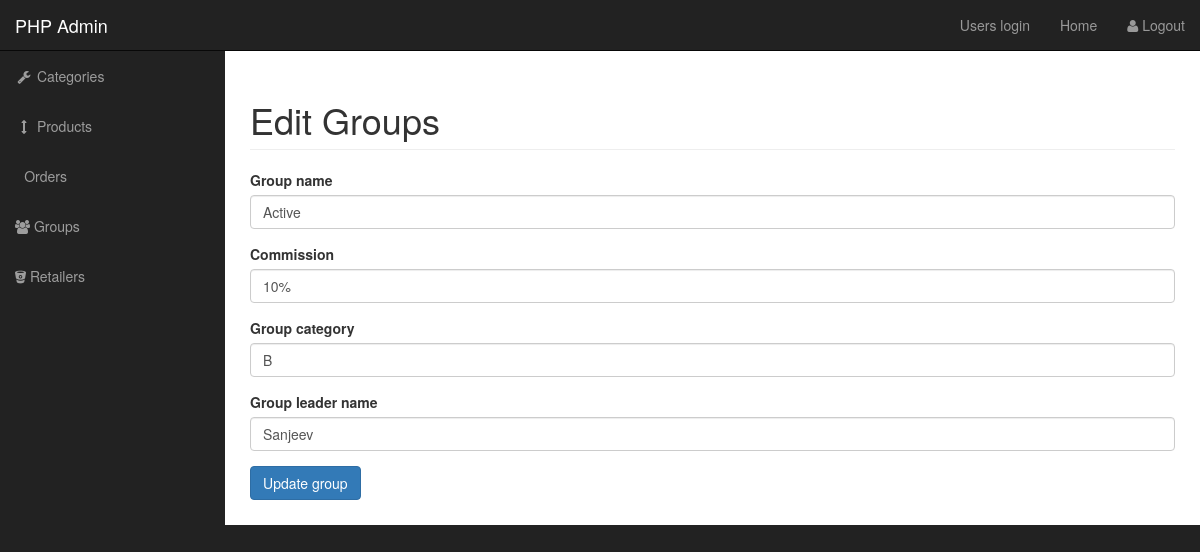
The page /admin/edit_groups.php?group_id=1 on the database its author committed.
### tables this page shows
CREATE TABLE `groups` (
  `groupId` int(11) NOT NULL,
  `group_name` char(50) NOT NULL,
  `commission` varchar(50) NOT NULL,
  `group_category` varchar(50) NOT NULL,
  `group_leader` varchar(50) NOT NULL
);

### admin/edit_groups.php (the view, shortened to what this page needs)
<?php include "../inc/connect.php"; ?>
<?php  include "includes/admin_header.php" ?>
    <div id="wrapper">
       <?php  include "includes/admin_navigation.php" ?>
<div id="page-wrapper">
            <div class="container-fluid">
                <div class="row">
                    <div class="col-lg-12">
                        <h1 class="page-header">
                          Edit Groups
                        </h1>
  <?php
if(isset($_GET['group_id'])){
    $get_group_id= $_GET['group_id'];
	}
		$query = "SELECT * FROM groups WHERE groupId = $get_group_id ";
				   $select_group = mysqli_query($conn, $query);
					while($row = mysqli_fetch_assoc($select_group)) {
							$group_name = $row['group_name'];
							$commission = $row['commission'];
							$group_category = $row['group_category'];
							$group_leader = $row['group_leader'];
							}
?>
<form action="" method="post" enctype="multipart/form-data">
<div class= "form-group">
<label for= "group_name"> Group name </label>
<input value= "<?php echo $group_name; ?>" type="text" class= "form-control" name="group_name">
</div>
<div class= "form-group">
<label for= "commission">Commission </label>
<input value= "<?php echo $commission; ?>"type="text" class= "form-control" name="commission">
</div>
<div class= "form-group">
<label for= "group_category"> Group category </label>
<input  value= "<?php echo $group_category; ?>" type="text" class= "form-control" name="group_category">
</div>
<div class= "form-group">
<label for= "group_leader"> Group leader name </label>
<input value= "<?php echo $group_leader; ?>" type="text" class= "form-control" name="group_leader">
</div>
<div class= "form-group">
<input type="submit" class= "btn btn-primary" name="update_groups" value="Update group">
</div>
</form>

### admin/css/sb-admin.css (style rules this page uses)
body { margin-top: 100px; background-color: #222; }
@media (min-width:768px) { body { margin-top: 50px; } }
#wrapper { padding-left: 0; }
#page-wrapper { width: 100%; padding: 0; background-color: #fff; }
@media (min-width:768px) { #wrapper { padding-left: 225px; } }
@media (min-width:768px) { #page-wrapper { padding: 10px; } }

### rows shown on the page
groups: group_name "Active", commission "10%", group_category "B", group_leader "Sanjeev"
